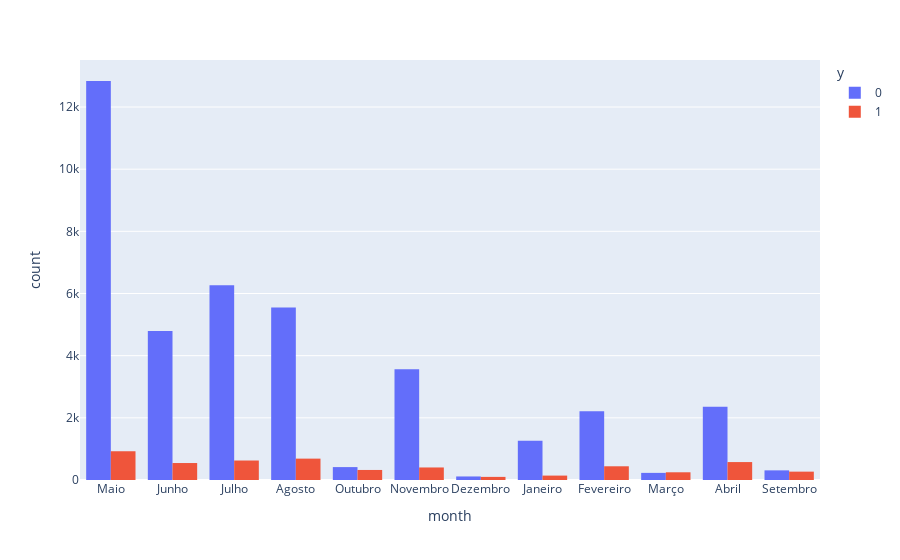

The code cell stored with this chart in its notebook:
### Code cell
px.histogram(data, x="month", color="y", barmode = 'group')

### Figure 1 — Plotly figure (JSON) as saved in the notebook; plotly's stock layout.template omitted (floating-point values rounded to 4 significant figures; data arrays with more than 128 entries replaced by an {"elided": "..."} marker saying what was removed)
{"data": [{"alignmentgroup": "True", "bingroup": "x", "hovertemplate": "y=0<br>month=%{x}<br>count=%{y}<extra></extra>", "legendgroup": "0", "marker": {"color": "#636efa"}, "name": "0", "offsetgroup": "0", "orientation": "v", "showlegend": true, "type": "histogram", "x": {"elided": "39901 str values"}, "xaxis": "x", "yaxis": "y"}, {"alignmentgroup": "True", "bingroup": "x", "hovertemplate": "y=1<br>month=%{x}<br>count=%{y}<extra></extra>", "legendgroup": "1", "marker": {"color": "#EF553B"}, "name": "1", "offsetgroup": "1", "orientation": "v", "showlegend": true, "type": "histogram", "x": {"elided": "5289 str values"}, "xaxis": "x", "yaxis": "y"}], "layout": {"barmode": "group", "legend": {"title": {"text": "y"}, "tracegroupgap": 0}, "margin": {"t": 60}, "xaxis": {"anchor": "y", "domain": [0, 1], "title": {"text": "month"}}, "yaxis": {"anchor": "x", "domain": [0, 1], "title": {"text": "count"}}}}
